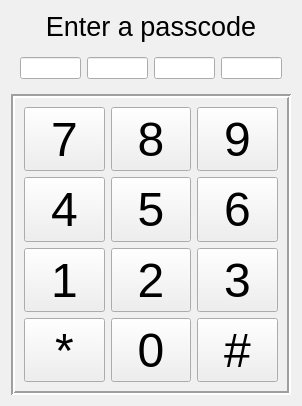
<?xml version="1.0" encoding="UTF-8"?>
<ui version="4.0">
 <class>Keypad</class>
 <widget class="QWidget" name="Keypad">
  <property name="geometry">
   <rect>
    <x>0</x>
    <y>0</y>
    <width>302</width>
    <height>406</height>
   </rect>
  </property>
  <property name="palette">
   <palette>
    <active>
     <colorrole role="Window">
      <brush brushstyle="SolidPattern">
       <color alpha="255">
        <red>53</red>
        <green>47</green>
        <blue>47</blue>
       </color>
      </brush>
     </colorrole>
     <colorrole role="Highlight">
      <brush brushstyle="SolidPattern">
       <color alpha="255">
        <red>0</red>
        <green>120</green>
        <blue>215</blue>
       </color>
      </brush>
     </colorrole>
    </active>
    <inactive>
     <colorrole role="Window">
      <brush brushstyle="SolidPattern">
       <color alpha="255">
        <red>240</red>
        <green>240</green>
        <blue>240</blue>
       </color>
      </brush>
     </colorrole>
     <colorrole role="Highlight">
      <brush brushstyle="SolidPattern">
       <color alpha="255">
        <red>240</red>
        <green>240</green>
        <blue>240</blue>
       </color>
      </brush>
     </colorrole>
    </inactive>
    <disabled>
     <colorrole role="Window">
      <brush brushstyle="SolidPattern">
       <color alpha="255">
        <red>53</red>
        <green>47</green>
        <blue>47</blue>
       </color>
      </brush>
     </colorrole>
     <colorrole role="Highlight">
      <brush brushstyle="SolidPattern">
       <color alpha="255">
        <red>0</red>
        <green>120</green>
        <blue>215</blue>
       </color>
      </brush>
     </colorrole>
    </disabled>
   </palette>
  </property>
  <property name="windowTitle">
   <string>Keypad GUI</string>
  </property>
  <layout class="QVBoxLayout" name="verticalLayout">
   <item>
    <widget class="QLabel" name="label">
     <property name="palette">
      <palette>
       <active>
        <colorrole role="WindowText">
         <brush brushstyle="SolidPattern">
          <color alpha="255">
           <red>255</red>
           <green>255</green>
           <blue>255</blue>
          </color>
         </brush>
        </colorrole>
        <colorrole role="Button">
         <brush brushstyle="SolidPattern">
          <color alpha="255">
           <red>240</red>
           <green>240</green>
           <blue>240</blue>
          </color>
         </brush>
        </colorrole>
        <colorrole role="Light">
         <brush brushstyle="SolidPattern">
          <color alpha="255">
           <red>255</red>
           <green>255</green>
           <blue>255</blue>
          </color>
         </brush>
        </colorrole>
        <colorrole role="Midlight">
         <brush brushstyle="SolidPattern">
          <color alpha="255">
           <red>227</red>
           <green>227</green>
           <blue>227</blue>
          </color>
         </brush>
        </colorrole>
        <colorrole role="Dark">
         <brush brushstyle="SolidPattern">
          <color alpha="255">
           <red>160</red>
           <green>160</green>
           <blue>160</blue>
          </color>
         </brush>
        </colorrole>
        <colorrole role="Mid">
         <brush brushstyle="SolidPattern">
          <color alpha="255">
           <red>160</red>
           <green>160</green>
           <blue>160</blue>
          </color>
         </brush>
        </colorrole>
        <colorrole role="Text">
         <brush brushstyle="SolidPattern">
          <color alpha="255">
           <red>0</red>
           <green>0</green>
           <blue>0</blue>
          </color>
         </brush>
        </colorrole>
        <colorrole role="BrightText">
         <brush brushstyle="SolidPattern">
          <color alpha="255">
           <red>255</red>
           <green>255</green>
           <blue>255</blue>
          </color>
         </brush>
        </colorrole>
        <colorrole role="ButtonText">
         <brush brushstyle="SolidPattern">
          <color alpha="255">
           <red>0</red>
           <green>0</green>
           <blue>0</blue>
          </color>
         </brush>
        </colorrole>
        <colorrole role="Base">
         <brush brushstyle="SolidPattern">
          <color alpha="255">
           <red>255</red>
           <green>255</green>
           <blue>255</blue>
          </color>
         </brush>
        </colorrole>
        <colorrole role="Window">
         <brush brushstyle="SolidPattern">
          <color alpha="255">
           <red>240</red>
           <green>240</green>
           <blue>240</blue>
          </color>
         </brush>
        </colorrole>
        <colorrole role="Shadow">
         <brush brushstyle="SolidPattern">
          <color alpha="255">
           <red>105</red>
           <green>105</green>
           <blue>105</blue>
          </color>
         </brush>
        </colorrole>
        <colorrole role="Highlight">
         <brush brushstyle="SolidPattern">
          <color alpha="255">
           <red>0</red>
           <green>120</green>
           <blue>215</blue>
          </color>
         </brush>
        </colorrole>
        <colorrole role="HighlightedText">
         <brush brushstyle="SolidPattern">
          <color alpha="255">
           <red>255</red>
           <green>255</green>
           <blue>255</blue>
          </color>
         </brush>
        </colorrole>
        <colorrole role="Link">
         <brush brushstyle="SolidPattern">
          <color alpha="255">
           <red>0</red>
           <green>0</green>
           <blue>255</blue>
          </color>
         </brush>
        </colorrole>
        <colorrole role="LinkVisited">
         <brush brushstyle="SolidPattern">
          <color alpha="255">
           <red>255</red>
           <green>0</green>
           <blue>255</blue>
          </color>
         </brush>
        </colorrole>
        <colorrole role="AlternateBase">
         <brush brushstyle="SolidPattern">
          <color alpha="255">
           <red>245</red>
           <green>245</green>
           <blue>245</blue>
          </color>
         </brush>
        </colorrole>
        <colorrole role="NoRole">
         <brush brushstyle="SolidPattern">
          <color alpha="255">
           <red>0</red>
           <green>0</green>
           <blue>0</blue>
          </color>
         </brush>
        </colorrole>
        <colorrole role="ToolTipBase">
         <brush brushstyle="SolidPattern">
          <color alpha="255">
           <red>255</red>
           <green>255</green>
           <blue>220</blue>
          </color>
         </brush>
        </colorrole>
        <colorrole role="ToolTipText">
         <brush brushstyle="SolidPattern">
          <color alpha="255">
           <red>0</red>
           <green>0</green>
           <blue>0</blue>
          </color>
         </brush>
        </colorrole>
        <colorrole role="PlaceholderText">
         <brush brushstyle="SolidPattern">
          <color alpha="255">
           <red>0</red>
           <green>0</green>
           <blue>0</blue>
          </color>
         </brush>
        </colorrole>
       </active>
       <inactive>
        <colorrole role="WindowText">
         <brush brushstyle="SolidPattern">
          <color alpha="255">
           <red>0</red>
           <green>0</green>
           <blue>0</blue>
          </color>
         </brush>
        </colorrole>
        <colorrole role="Button">
         <brush brushstyle="SolidPattern">
          <color alpha="255">
           <red>240</red>
           <green>240</green>
           <blue>240</blue>
          </color>
         </brush>
        </colorrole>
        <colorrole role="Light">
         <brush brushstyle="SolidPattern">
          <color alpha="255">
           <red>255</red>
           <green>255</green>
           <blue>255</blue>
          </color>
         </brush>
        </colorrole>
        <colorrole role="Midlight">
         <brush brushstyle="SolidPattern">
          <color alpha="255">
           <red>227</red>
           <green>227</green>
           <blue>227</blue>
          </color>
         </brush>
        </colorrole>
        <colorrole role="Dark">
         <brush brushstyle="SolidPattern">
          <color alpha="255">
           <red>160</red>
           <green>160</green>
           <blue>160</blue>
          </color>
         </brush>
        </colorrole>
        <colorrole role="Mid">
         <brush brushstyle="SolidPattern">
          <color alpha="255">
           <red>160</red>
           <green>160</green>
           <blue>160</blue>
          </color>
         </brush>
        </colorrole>
        <colorrole role="Text">
         <brush brushstyle="SolidPattern">
          <color alpha="255">
           <red>0</red>
           <green>0</green>
           <blue>0</blue>
          </color>
         </brush>
        </colorrole>
        <colorrole role="BrightText">
         <brush brushstyle="SolidPattern">
          <color alpha="255">
           <red>255</red>
           <green>255</green>
           <blue>255</blue>
          </color>
         </brush>
        </colorrole>
        <colorrole role="ButtonText">
         <brush brushstyle="SolidPattern">
          <color alpha="255">
           <red>0</red>
           <green>0</green>
           <blue>0</blue>
          </color>
         </brush>
        </colorrole>
        <colorrole role="Base">
         <brush brushstyle="SolidPattern">
          <color alpha="255">
           <red>255</red>
           <green>255</green>
           <blue>255</blue>
          </color>
         </brush>
        </colorrole>
        <colorrole role="Window">
         <brush brushstyle="SolidPattern">
          <color alpha="255">
           <red>240</red>
           <green>240</green>
           <blue>240</blue>
          </color>
         </brush>
        </colorrole>
        <colorrole role="Shadow">
         <brush brushstyle="SolidPattern">
          <color alpha="255">
           <red>105</red>
           <green>105</green>
           <blue>105</blue>
          </color>
         </brush>
        </colorrole>
        <colorrole role="Highlight">
         <brush brushstyle="SolidPattern">
          <color alpha="255">
           <red>240</red>
           <green>240</green>
           <blue>240</blue>
          </color>
         </brush>
        </colorrole>
        <colorrole role="HighlightedText">
         <brush brushstyle="SolidPattern">
          <color alpha="255">
           <red>0</red>
           <green>0</green>
           <blue>0</blue>
          </color>
         </brush>
        </colorrole>
        <colorrole role="Link">
         <brush brushstyle="SolidPattern">
          <color alpha="255">
           <red>0</red>
           <green>0</green>
           <blue>255</blue>
          </color>
         </brush>
        </colorrole>
        <colorrole role="LinkVisited">
         <brush brushstyle="SolidPattern">
          <color alpha="255">
           <red>255</red>
           <green>0</green>
           <blue>255</blue>
          </color>
         </brush>
        </colorrole>
        <colorrole role="AlternateBase">
         <brush brushstyle="SolidPattern">
          <color alpha="255">
           <red>245</red>
           <green>245</green>
           <blue>245</blue>
          </color>
         </brush>
        </colorrole>
        <colorrole role="NoRole">
         <brush brushstyle="NoBrush">
          <color alpha="255">
           <red>0</red>
           <green>0</green>
           <blue>0</blue>
          </color>
         </brush>
        </colorrole>
        <colorrole role="ToolTipBase">
         <brush brushstyle="SolidPattern">
          <color alpha="255">
           <red>255</red>
           <green>255</green>
           <blue>220</blue>
          </color>
         </brush>
        </colorrole>
        <colorrole role="ToolTipText">
         <brush brushstyle="SolidPattern">
          <color alpha="255">
           <red>0</red>
           <green>0</green>
           <blue>0</blue>
          </color>
         </brush>
        </colorrole>
        <colorrole role="PlaceholderText">
         <brush brushstyle="NoBrush">
          <color alpha="255">
           <red>0</red>
           <green>0</green>
           <blue>0</blue>
          </color>
         </brush>
        </colorrole>
       </inactive>
       <disabled>
        <colorrole role="WindowText">
         <brush brushstyle="SolidPattern">
          <color alpha="255">
           <red>120</red>
           <green>120</green>
           <blue>120</blue>
          </color>
         </brush>
        </colorrole>
        <colorrole role="Button">
         <brush brushstyle="SolidPattern">
          <color alpha="255">
           <red>240</red>
           <green>240</green>
           <blue>240</blue>
          </color>
         </brush>
        </colorrole>
        <colorrole role="Light">
         <brush brushstyle="SolidPattern">
          <color alpha="255">
           <red>255</red>
           <green>255</green>
           <blue>255</blue>
          </color>
         </brush>
        </colorrole>
        <colorrole role="Midlight">
         <brush brushstyle="SolidPattern">
          <color alpha="255">
           <red>247</red>
           <green>247</green>
           <blue>247</blue>
          </color>
         </brush>
        </colorrole>
        <colorrole role="Dark">
         <brush brushstyle="SolidPattern">
          <color alpha="255">
           <red>160</red>
           <green>160</green>
           <blue>160</blue>
          </color>
         </brush>
        </colorrole>
        <colorrole role="Mid">
         <brush brushstyle="SolidPattern">
          <color alpha="255">
           <red>160</red>
           <green>160</green>
           <blue>160</blue>
          </color>
         </brush>
        </colorrole>
        <colorrole role="Text">
         <brush brushstyle="SolidPattern">
          <color alpha="255">
           <red>120</red>
           <green>120</green>
           <blue>120</blue>
          </color>
         </brush>
        </colorrole>
        <colorrole role="BrightText">
         <brush brushstyle="SolidPattern">
          <color alpha="255">
           <red>255</red>
           <green>255</green>
           <blue>255</blue>
          </color>
         </brush>
        </colorrole>
        <colorrole role="ButtonText">
         <brush brushstyle="SolidPattern">
          <color alpha="255">
           <red>120</red>
           <green>120</green>
           <blue>120</blue>
          </color>
         </brush>
        </colorrole>
        <colorrole role="Base">
         <brush brushstyle="SolidPattern">
          <color alpha="255">
           <red>240</red>
           <green>240</green>
           <blue>240</blue>
          </color>
         </brush>
        </colorrole>
        <colorrole role="Window">
         <brush brushstyle="SolidPattern">
          <color alpha="255">
           <red>240</red>
           <green>240</green>
           <blue>240</blue>
          </color>
         </brush>
        </colorrole>
        <colorrole role="Shadow">
         <brush brushstyle="SolidPattern">
          <color alpha="255">
           <red>0</red>
           <green>0</green>
           <blue>0</blue>
          </color>
         </brush>
        </colorrole>
        <colorrole role="Highlight">
         <brush brushstyle="SolidPattern">
          <color alpha="255">
           <red>0</red>
           <green>120</green>
           <blue>215</blue>
          </color>
         </brush>
        </colorrole>
        <colorrole role="HighlightedText">
         <brush brushstyle="SolidPattern">
          <color alpha="255">
           <red>255</red>
           <green>255</green>
           <blue>255</blue>
          </color>
         </brush>
        </colorrole>
        <colorrole role="Link">
         <brush brushstyle="SolidPattern">
          <color alpha="255">
           <red>0</red>
           <green>0</green>
           <blue>255</blue>
          </color>
         </brush>
        </colorrole>
        <colorrole role="LinkVisited">
         <brush brushstyle="SolidPattern">
          <color alpha="255">
           <red>255</red>
           <green>0</green>
           <blue>255</blue>
          </color>
         </brush>
        </colorrole>
        <colorrole role="AlternateBase">
         <brush brushstyle="SolidPattern">
          <color alpha="255">
           <red>245</red>
           <green>245</green>
           <blue>245</blue>
          </color>
         </brush>
        </colorrole>
        <colorrole role="NoRole">
         <brush brushstyle="NoBrush">
          <color alpha="255">
           <red>0</red>
           <green>0</green>
           <blue>0</blue>
          </color>
         </brush>
        </colorrole>
        <colorrole role="ToolTipBase">
         <brush brushstyle="SolidPattern">
          <color alpha="255">
           <red>255</red>
           <green>255</green>
           <blue>220</blue>
          </color>
         </brush>
        </colorrole>
        <colorrole role="ToolTipText">
         <brush brushstyle="SolidPattern">
          <color alpha="255">
           <red>0</red>
           <green>0</green>
           <blue>0</blue>
          </color>
         </brush>
        </colorrole>
        <colorrole role="PlaceholderText">
         <brush brushstyle="NoBrush">
          <color alpha="255">
           <red>0</red>
           <green>0</green>
           <blue>0</blue>
          </color>
         </brush>
        </colorrole>
       </disabled>
      </palette>
     </property>
     <property name="font">
      <font>
       <pointsize>20</pointsize>
      </font>
     </property>
     <property name="text">
      <string>Enter a passcode</string>
     </property>
     <property name="alignment">
      <set>Qt::AlignCenter</set>
     </property>
    </widget>
   </item>
   <item>
    <widget class="QFrame" name="frame">
     <property name="sizePolicy">
      <sizepolicy hsizetype="Preferred" vsizetype="Expanding">
       <horstretch>1</horstretch>
       <verstretch>0</verstretch>
      </sizepolicy>
     </property>
     <property name="frameShape">
      <enum>QFrame::NoFrame</enum>
     </property>
     <property name="frameShadow">
      <enum>QFrame::Plain</enum>
     </property>
     <layout class="QHBoxLayout" name="horizontalLayout">
      <item>
       <widget class="QLineEdit" name="lineEdit">
        <property name="sizePolicy">
         <sizepolicy hsizetype="Expanding" vsizetype="Expanding">
          <horstretch>0</horstretch>
          <verstretch>0</verstretch>
         </sizepolicy>
        </property>
       </widget>
      </item>
      <item>
       <widget class="QLineEdit" name="lineEdit_2">
        <property name="sizePolicy">
         <sizepolicy hsizetype="Expanding" vsizetype="Expanding">
          <horstretch>0</horstretch>
          <verstretch>0</verstretch>
         </sizepolicy>
        </property>
       </widget>
      </item>
      <item>
       <widget class="QLineEdit" name="lineEdit_3">
        <property name="sizePolicy">
         <sizepolicy hsizetype="Expanding" vsizetype="Expanding">
          <horstretch>0</horstretch>
          <verstretch>0</verstretch>
         </sizepolicy>
        </property>
       </widget>
      </item>
      <item>
       <widget class="QLineEdit" name="lineEdit_4">
        <property name="sizePolicy">
         <sizepolicy hsizetype="Expanding" vsizetype="Expanding">
          <horstretch>0</horstretch>
          <verstretch>0</verstretch>
         </sizepolicy>
        </property>
       </widget>
      </item>
     </layout>
    </widget>
   </item>
   <item>
    <widget class="QFrame" name="frame_2">
     <property name="sizePolicy">
      <sizepolicy hsizetype="Preferred" vsizetype="Preferred">
       <horstretch>0</horstretch>
       <verstretch>2</verstretch>
      </sizepolicy>
     </property>
     <property name="frameShape">
      <enum>QFrame::Box</enum>
     </property>
     <property name="frameShadow">
      <enum>QFrame::Sunken</enum>
     </property>
     <property name="lineWidth">
      <number>2</number>
     </property>
     <layout class="QGridLayout" name="gridLayout">
      <item row="0" column="0">
       <widget class="QPushButton" name="pushButton">
        <property name="sizePolicy">
         <sizepolicy hsizetype="Minimum" vsizetype="Expanding">
          <horstretch>0</horstretch>
          <verstretch>0</verstretch>
         </sizepolicy>
        </property>
        <property name="font">
         <font>
          <pointsize>36</pointsize>
         </font>
        </property>
        <property name="text">
         <string>7</string>
        </property>
       </widget>
      </item>
      <item row="0" column="1">
       <widget class="QPushButton" name="pushButton_2">
        <property name="sizePolicy">
         <sizepolicy hsizetype="Minimum" vsizetype="Expanding">
          <horstretch>0</horstretch>
          <verstretch>0</verstretch>
         </sizepolicy>
        </property>
        <property name="font">
         <font>
          <pointsize>36</pointsize>
         </font>
        </property>
        <property name="text">
         <string>8</string>
        </property>
       </widget>
      </item>
      <item row="0" column="2">
       <widget class="QPushButton" name="pushButton_3">
        <property name="sizePolicy">
         <sizepolicy hsizetype="Minimum" vsizetype="Expanding">
          <horstretch>0</horstretch>
          <verstretch>0</verstretch>
         </sizepolicy>
        </property>
        <property name="font">
         <font>
          <pointsize>36</pointsize>
         </font>
        </property>
        <property name="text">
         <string>9</string>
        </property>
       </widget>
      </item>
      <item row="1" column="0">
       <widget class="QPushButton" name="pushButton_4">
        <property name="sizePolicy">
         <sizepolicy hsizetype="Minimum" vsizetype="Expanding">
          <horstretch>0</horstretch>
          <verstretch>0</verstretch>
         </sizepolicy>
        </property>
        <property name="font">
         <font>
          <pointsize>36</pointsize>
         </font>
        </property>
        <property name="text">
         <string>4</string>
        </property>
       </widget>
      </item>
      <item row="1" column="1">
       <widget class="QPushButton" name="pushButton_5">
        <property name="sizePolicy">
         <sizepolicy hsizetype="Minimum" vsizetype="Expanding">
          <horstretch>0</horstretch>
          <verstretch>0</verstretch>
         </sizepolicy>
        </property>
        <property name="font">
         <font>
          <pointsize>36</pointsize>
         </font>
        </property>
        <property name="text">
         <string>5</string>
        </property>
       </widget>
      </item>
      <item row="1" column="2">
       <widget class="QPushButton" name="pushButton_6">
        <property name="sizePolicy">
         <sizepolicy hsizetype="Minimum" vsizetype="Expanding">
          <horstretch>0</horstretch>
          <verstretch>0</verstretch>
         </sizepolicy>
        </property>
        <property name="font">
         <font>
          <pointsize>36</pointsize>
         </font>
        </property>
        <property name="text">
         <string>6</string>
        </property>
       </widget>
      </item>
      <item row="2" column="0">
       <widget class="QPushButton" name="pushButton_7">
        <property name="sizePolicy">
         <sizepolicy hsizetype="Minimum" vsizetype="Expanding">
          <horstretch>0</horstretch>
          <verstretch>0</verstretch>
         </sizepolicy>
        </property>
        <property name="font">
         <font>
          <pointsize>36</pointsize>
         </font>
        </property>
        <property name="text">
         <string>1</string>
        </property>
       </widget>
      </item>
      <item row="2" column="1">
       <widget class="QPushButton" name="pushButton_8">
        <property name="sizePolicy">
         <sizepolicy hsizetype="Minimum" vsizetype="Expanding">
          <horstretch>0</horstretch>
          <verstretch>0</verstretch>
         </sizepolicy>
        </property>
        <property name="font">
         <font>
          <pointsize>36</pointsize>
         </font>
        </property>
        <property name="text">
         <string>2</string>
        </property>
       </widget>
      </item>
      <item row="2" column="2">
       <widget class="QPushButton" name="pushButton_9">
        <property name="sizePolicy">
         <sizepolicy hsizetype="Minimum" vsizetype="Expanding">
          <horstretch>0</horstretch>
          <verstretch>0</verstretch>
         </sizepolicy>
        </property>
        <property name="font">
         <font>
          <pointsize>36</pointsize>
         </font>
        </property>
        <property name="text">
         <string>3</string>
        </property>
       </widget>
      </item>
      <item row="3" column="0">
       <widget class="QPushButton" name="pushButton_10">
        <property name="sizePolicy">
         <sizepolicy hsizetype="Minimum" vsizetype="Expanding">
          <horstretch>0</horstretch>
          <verstretch>0</verstretch>
         </sizepolicy>
        </property>
        <property name="font">
         <font>
          <pointsize>36</pointsize>
         </font>
        </property>
        <property name="text">
         <string>*</string>
        </property>
       </widget>
      </item>
      <item row="3" column="1">
       <widget class="QPushButton" name="pushButton_11">
        <property name="sizePolicy">
         <sizepolicy hsizetype="Minimum" vsizetype="Expanding">
          <horstretch>0</horstretch>
          <verstretch>0</verstretch>
         </sizepolicy>
        </property>
        <property name="font">
         <font>
          <pointsize>36</pointsize>
         </font>
        </property>
        <property name="text">
         <string>0</string>
        </property>
       </widget>
      </item>
      <item row="3" column="2">
       <widget class="QPushButton" name="pushButton_12">
        <property name="sizePolicy">
         <sizepolicy hsizetype="Minimum" vsizetype="Expanding">
          <horstretch>0</horstretch>
          <verstretch>0</verstretch>
         </sizepolicy>
        </property>
        <property name="font">
         <font>
          <pointsize>36</pointsize>
         </font>
        </property>
        <property name="text">
         <string>#</string>
        </property>
       </widget>
      </item>
     </layout>
    </widget>
   </item>
  </layout>
  <zorder>frame</zorder>
  <zorder>frame_2</zorder>
  <zorder>lineEdit</zorder>
  <zorder>lineEdit_2</zorder>
  <zorder>lineEdit_3</zorder>
  <zorder>lineEdit_4</zorder>
  <zorder>pushButton</zorder>
  <zorder>pushButton_2</zorder>
  <zorder>pushButton_3</zorder>
  <zorder>pushButton_4</zorder>
  <zorder>pushButton_5</zorder>
  <zorder>pushButton_6</zorder>
  <zorder>pushButton_7</zorder>
  <zorder>pushButton_8</zorder>
  <zorder>pushButton_9</zorder>
  <zorder>pushButton_10</zorder>
  <zorder>pushButton_11</zorder>
  <zorder>pushButton_12</zorder>
  <zorder>label</zorder>
 </widget>
 <resources/>
 <connections>
  <connection>
   <sender>pushButton_10</sender>
   <signal>clicked()</signal>
   <receiver>lineEdit</receiver>
   <slot>clear()</slot>
   <hints>
    <hint type="sourcelabel">
     <x>62</x>
     <y>357</y>
    </hint>
    <hint type="destinationlabel">
     <x>53</x>
     <y>69</y>
    </hint>
   </hints>
  </connection>
  <connection>
   <sender>pushButton_10</sender>
   <signal>clicked()</signal>
   <receiver>lineEdit_2</receiver>
   <slot>clear()</slot>
   <hints>
    <hint type="sourcelabel">
     <x>87</x>
     <y>351</y>
    </hint>
    <hint type="destinationlabel">
     <x>134</x>
     <y>72</y>
    </hint>
   </hints>
  </connection>
  <connection>
   <sender>pushButton_10</sender>
   <signal>clicked()</signal>
   <receiver>lineEdit_3</receiver>
   <slot>clear()</slot>
   <hints>
    <hint type="sourcelabel">
     <x>72</x>
     <y>364</y>
    </hint>
    <hint type="destinationlabel">
     <x>186</x>
     <y>71</y>
    </hint>
   </hints>
  </connection>
  <connection>
   <sender>pushButton_10</sender>
   <signal>clicked()</signal>
   <receiver>lineEdit_4</receiver>
   <slot>clear()</slot>
   <hints>
    <hint type="sourcelabel">
     <x>36</x>
     <y>359</y>
    </hint>
    <hint type="destinationlabel">
     <x>262</x>
     <y>67</y>
    </hint>
   </hints>
  </connection>
 </connections>
</ui>
